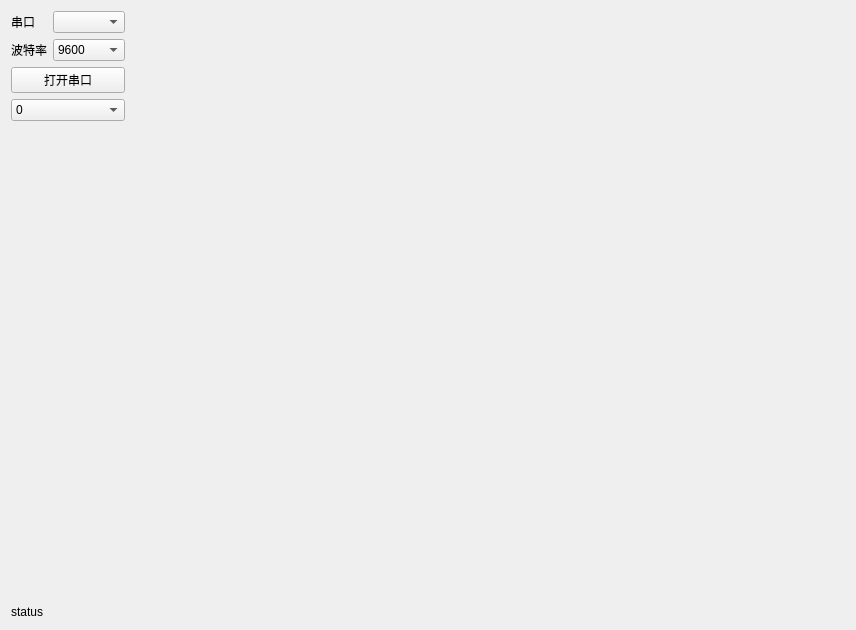
<?xml version="1.0" encoding="UTF-8"?>
<ui version="4.0">
 <class>Widget</class>
 <widget class="QWidget" name="Widget">
  <property name="geometry">
   <rect>
    <x>0</x>
    <y>0</y>
    <width>856</width>
    <height>630</height>
   </rect>
  </property>
  <property name="windowTitle">
   <string>loging</string>
  </property>
  <layout class="QHBoxLayout" name="horizontalLayout_4">
   <item>
    <layout class="QVBoxLayout" name="verticalLayout_4">
     <item>
      <layout class="QHBoxLayout" name="horizontalLayout_3" stretch="1,20">
       <item>
        <layout class="QVBoxLayout" name="verticalLayout_2">
         <item>
          <layout class="QVBoxLayout" name="verticalLayout">
           <item>
            <layout class="QHBoxLayout" name="horizontalLayout">
             <item>
              <widget class="QLabel" name="label">
               <property name="text">
                <string>串口</string>
               </property>
              </widget>
             </item>
             <item>
              <widget class="QComboBox" name="com_port"/>
             </item>
            </layout>
           </item>
           <item>
            <layout class="QHBoxLayout" name="horizontalLayout_2">
             <item>
              <widget class="QLabel" name="label_2">
               <property name="text">
                <string>波特率</string>
               </property>
              </widget>
             </item>
             <item>
              <widget class="QComboBox" name="baudrate">
               <item>
                <property name="text">
                 <string>9600</string>
                </property>
               </item>
               <item>
                <property name="text">
                 <string>14400</string>
                </property>
               </item>
               <item>
                <property name="text">
                 <string>19200</string>
                </property>
               </item>
               <item>
                <property name="text">
                 <string>28800</string>
                </property>
               </item>
               <item>
                <property name="text">
                 <string>38400</string>
                </property>
               </item>
               <item>
                <property name="text">
                 <string>57600</string>
                </property>
               </item>
               <item>
                <property name="text">
                 <string>115200</string>
                </property>
               </item>
               <item>
                <property name="text">
                 <string>230400</string>
                </property>
               </item>
               <item>
                <property name="text">
                 <string>460800</string>
                </property>
               </item>
              </widget>
             </item>
            </layout>
           </item>
           <item>
            <widget class="QPushButton" name="OpenCom">
             <property name="text">
              <string>打开串口</string>
             </property>
            </widget>
           </item>
           <item>
            <widget class="QComboBox" name="line_count">
             <item>
              <property name="text">
               <string>0</string>
              </property>
             </item>
             <item>
              <property name="text">
               <string>1</string>
              </property>
             </item>
             <item>
              <property name="text">
               <string>2</string>
              </property>
             </item>
             <item>
              <property name="text">
               <string>3</string>
              </property>
             </item>
             <item>
              <property name="text">
               <string>4</string>
              </property>
             </item>
             <item>
              <property name="text">
               <string>5</string>
              </property>
             </item>
             <item>
              <property name="text">
               <string>6</string>
              </property>
             </item>
             <item>
              <property name="text">
               <string>7</string>
              </property>
             </item>
             <item>
              <property name="text">
               <string>8</string>
              </property>
             </item>
             <item>
              <property name="text">
               <string>9</string>
              </property>
             </item>
             <item>
              <property name="text">
               <string>10</string>
              </property>
             </item>
            </widget>
           </item>
          </layout>
         </item>
         <item>
          <spacer name="verticalSpacer">
           <property name="orientation">
            <enum>Qt::Vertical</enum>
           </property>
           <property name="sizeHint" stdset="0">
            <size>
             <width>20</width>
             <height>458</height>
            </size>
           </property>
          </spacer>
         </item>
        </layout>
       </item>
       <item>
        <layout class="QVBoxLayout" name="container"/>
       </item>
      </layout>
     </item>
     <item>
      <widget class="QLabel" name="label_3">
       <property name="text">
        <string>status</string>
       </property>
      </widget>
     </item>
    </layout>
   </item>
  </layout>
 </widget>
 <layoutdefault spacing="6" margin="11"/>
 <resources/>
 <connections/>
</ui>
